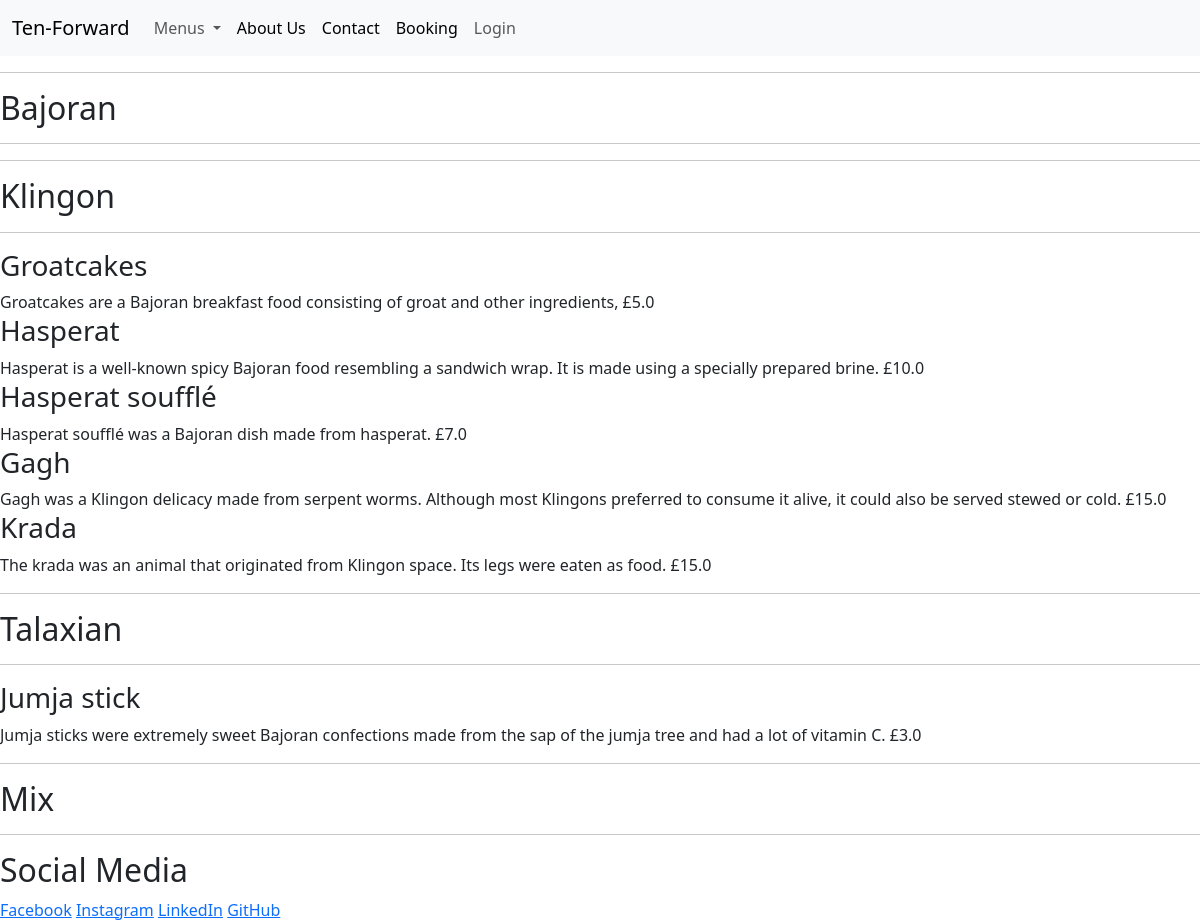
The page /food_menu on the database as committed earlier.
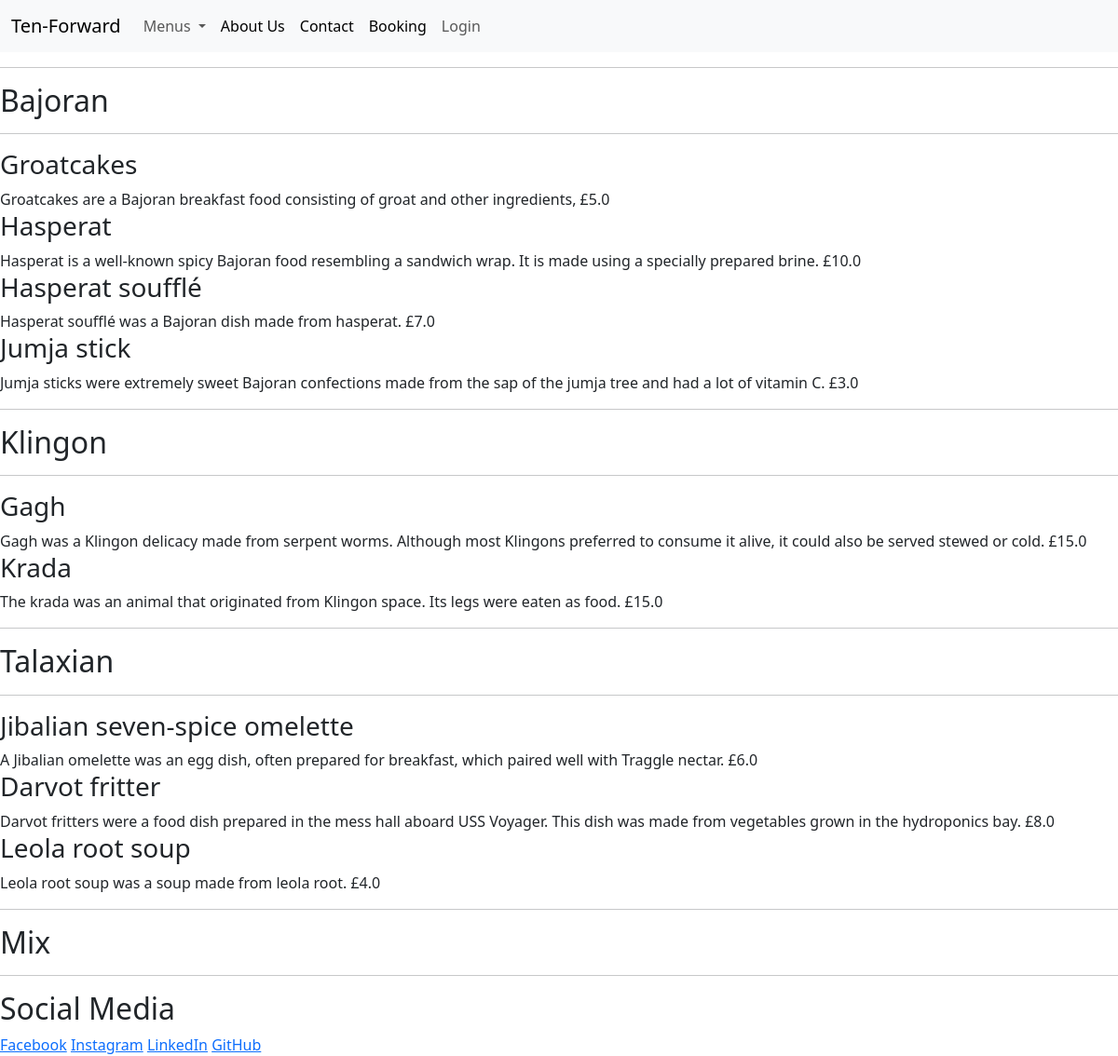
The same page on the database as committed later.
### menus/models.py (models this page shows, shortened)
class Food(models.Model):
    food_id = models.AutoField(primary_key=True)
    food_name = models.CharField(
        max_length=50,
        unique=True
        )
    description = models.CharField(
        max_length=300,
        unique=True
        )
    price = models.FloatField()
    type_of_food = models.IntegerField(
        choices=TYPE_OF_FOOD,
        default=3
        )
    available = models.BooleanField(default=False)
    class Meta:
        ordering = ['-type_of_food']

### menus/views.py (the view)
# urls.py: path('food_menu', views.food_menu, name='food_menu'),
def food_menu(request):
    food_list = Food.objects.all()
    return render(
        request, 'menus/food_menu.html', {'food_list': food_list})

### menus/templates/menus/food_menu.html (shortened to what this page needs)
{% extends 'base.html' %}
{% load static %}
{% block content %}
<div>
    <hr>
    <h2>Bajoran</h2>
    <hr>
    {% for food in food_list %}
    {% if food.type_of_food == 0 and food.available == 1 %}
    <h3>{{ food.food_name }}</h3>
    {{ food.description | safe }} £{{ food.price }}
    {% endif %}
    {% endfor %}
</div>
<div>
    <hr>
    <h2>Klingon</h2>
    <hr>
    {% for food in food_list %}
    {% if food.type_of_food == 1 and food.available == 1 %}
    <h3>{{ food.food_name }}</h3>
    {{ food.description | safe }} £{{ food.price }}
    {% endif %}
    {% endfor %}
</div>
<div>
    <hr>
    <h2>Talaxian</h2>
    <hr>
    {% for food in food_list %}
    {% if food.type_of_food == 2 and food.available == 1 %}
    <h3>{{ food.food_name }}</h3>
    {{ food.description | safe }} £{{ food.price }}
    {% endif %}
    {% endfor %}
</div>
<div>
    <hr>
    <h2>Mix</h2>
    <hr>
</div>
{%endblock%}

Rows that differ between the two databases and show on the page:
changed Food "Groatcakes": moves from the list under "Klingon" to the list under "Bajoran"
changed Food "Hasperat": moves from the list under "Klingon" to the list under "Bajoran"
changed Food "Hasperat soufflé": moves from the list under "Klingon" to the list under "Bajoran"
changed Food "Jumja stick": moves from the list under "Talaxian" to the list under "Bajoran"
added Food: food_name "Jibalian seven-spice omelette", description "A Jibalian omelette was an egg dish, often prepared for breakfast, which paired well with Traggle nectar.", price "6.0", shown under "Talaxian"
added Food: food_name "Darvot fritter", description "Darvot fritters were a food dish prepared in the mess hall aboard USS Voyager. This dish was made from vegetables grown in the hydroponics bay.", price "8.0", shown under "Talaxian"
added Food: food_name "Leola root soup", description "Leola root soup was a soup made from leola root.", price "4.0", shown under "Talaxian"
